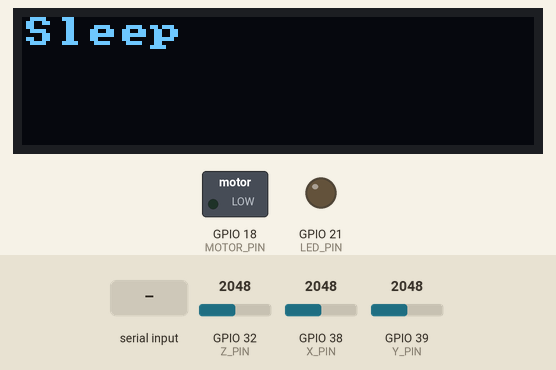
This sketch was run on a simulated ESP32. On the bench: 128×32 one-colour display, switched loads named in the sketch (green lamp = pin HIGH), output pins drawn as LEDs (lit = HIGH). The test bench sets the inputs (shaded band); at power-on: GPIO 32 (Z_PIN) = 2048, GPIO 38 (X_PIN) = 2048, GPIO 39 (Y_PIN) = 2048. Nothing arrives over Bluetooth unless stated; what the sketch prints to the serial monitor is not drawn.

Above: at 1.2 s.
1.3 s: "inactive_10\n" received over the second serial link
At 2.5 s:
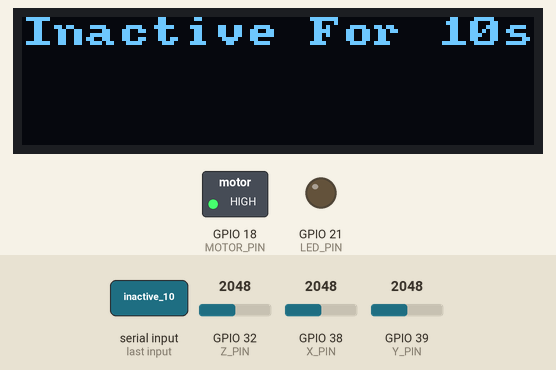
2.8 s: "off\n" received over the second serial link
At 3.1 s:
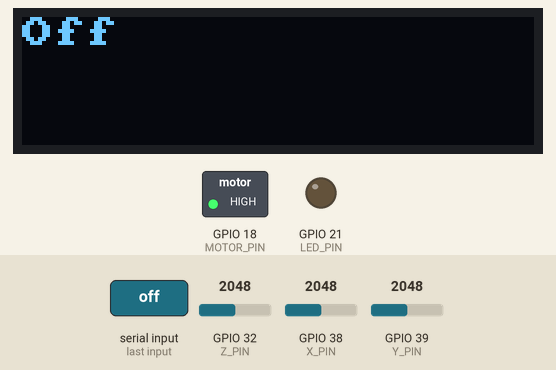
4.3 s: "on\n" received over the second serial link
At 5.5 s:
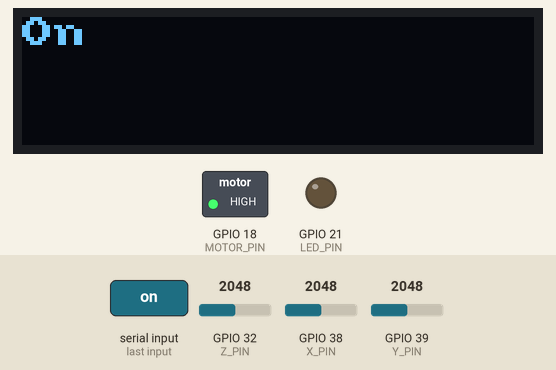
5.8 s: "active\n" received over the second serial link
At 6.8 s:
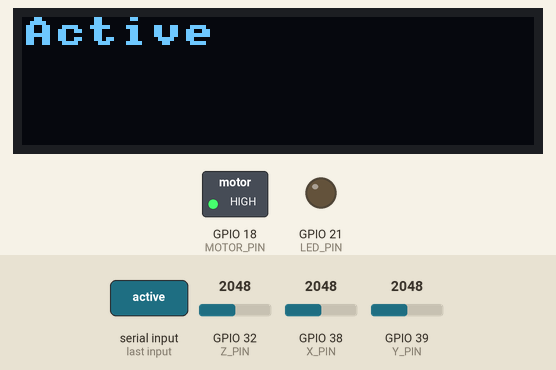
7.3 s: "inactive_5\n" received over the second serial link
At 8.2 s:
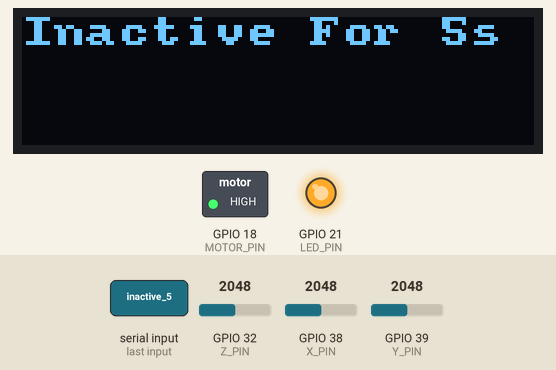
Timing chart, 0 to 9.8 s (numbered marks = the images above; inputs shaded):
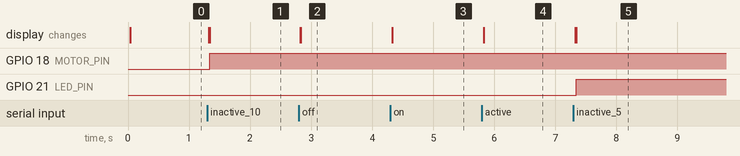

Measured:
- after the input at 1.3 s, GPIO 18 (MOTOR_PIN): LOW → HIGH at once; the display: first changes at once (image 1 shows a later state)
- after the input at 2.8 s, the display: first changes at once (image 2 shows a later state)
- after the input at 4.3 s, the display: first changes at once (image 3 shows a later state)
- after the input at 5.8 s, the display: first changes at once (image 4 shows a later state)
- after the input at 7.3 s, GPIO 21 (LED_PIN): LOW → HIGH at once; the display: first changes at once (image 5 shows a later state)

The sketch:

Challenge2IdleDetector.ino
```cpp
int sampleTime = 0; // Time of last sample (in Sampling tab)
int ax = 0; int ay = 0; int az = 0; // Acceleration (from readAccelSensor())
bool sending;

int LED_PIN = 21;
int LED = LOW;
int period;
int on_period = 500;
int off_period = 500;

unsigned long start_time;
unsigned long current_time;

void setup() {
  setupAccelSensor();
  setupCommunication();
  setupDisplay();
  setupMotor();
  sending = false;
  writeDisplay("Sleep", 0, true);
  Serial.begin(9600);
  start_time = millis();
  pinMode(LED_PIN, OUTPUT);
}

void loop() {
  //Commands: off, active, inactive_5, inactive_10
  String command = receiveMessage();
  current_time = millis();

  if(command == "off") {
    sending = true;
    writeDisplay("Off", 0, true);
  }
  else if(command == "on"){
    sending = true;
    writeDisplay("On", 0 , true);
  }
  else if(command == "active"){
    sending = true;
    writeDisplay("Active", 0, true);
  }
  else if(command == "inactive_5"){
    sending = true;
    writeDisplay("Inactive For 5s", 0, true);
    if(current_time - start_time >= period){
      start_time = millis();

      if(LED == LOW){
        LED = HIGH;
        period = on_period;
      }
      else{
        LED = LOW;
        period = off_period;
      }
    }
    digitalWrite(LED_PIN, LED);

  }
  else if(command == "inactive_10"){
    digitalWrite(LED_PIN, LOW);
    sending = true;
    writeDisplay("Inactive For 10s", 0 , true);
    Serial.println(current_time - start_time);
    if(current_time - start_time < 1500){
      activateMotor(255);
    }
    else{
      deactivateMotor();
    }
  }

  if(sending && sampleSensors()) {
    String response = String(sampleTime) + ",";
    response += String(ax) + "," + String(ay) + "," + String(az);
    sendMessage(response);
  }
}
```

Accelerometer.ino
```cpp
const int X_PIN = A2;
const int Y_PIN = A3;
const int Z_PIN = A4;

void setupAccelSensor(){
  pinMode(X_PIN, INPUT);
  pinMode(Y_PIN, INPUT);
  pinMode(Z_PIN, INPUT);
}

void readAccelSensor(){
  ax = analogRead(X_PIN);
  ay = analogRead(Y_PIN);
  az = analogRead(Z_PIN);
}
```

Communication.ino
```cpp
/*
 * Precompiler directive elegance: 0 == Serial, 1 == Bluetooth
 */
#define USE_BT 1

/*
 * This block allows us to use "Ser" throughout our codebase.
 * This makes the code to be protocol-agnostic.
 * Whether using Bluetooth or USB Serial, we will reference it as Ser.
 */
#if USE_BT
  #include "BluetoothSerial.h"
  BluetoothSerial BTSerial;     // instantiate a BT object
  #define Ser BTSerial          // substitute Ser for SerialBT
#else
  #define Ser Serial            // substitute Ser for Serial
#endif

/*
 * Initialize the communication protocol (either HW Serial or BT)
 */
void setupCommunication() {
  #if USE_BT
    Ser.begin("Jean Gorby's ESP32"); // any unique name for BT
  #else
    Ser.begin(115200);
  #endif
}

/*
 * Receive a message one character at a time, stopping at a newline ('\n')
 */
String receiveMessage() {
  String message = "";
  if (Ser.available() > 0) {
    while (true) {
      char c = Ser.read();
      if (c != char(-1)) {
        if (c == '\n')
          break;
        message += c;
      }
    }
  }
  return message;
}

/*
 * Send a message over the communication protocol
 */
void sendMessage(String message) {
  Ser.println(message);
}
```

Display.ino
```cpp
// OLED Library includes
#include "U8x8lib.h" // include the fast graphics library
#include "Wire.h"    // include the I2C library

/*
 * Instantiate the display object "oled" and reset it using the
 * predefined argument "U8X8_PIN_NONE"
 * NOTE: if you have trouble with this constructor call, your OS
 * might require that you specify the I2C pins (22 and 23) as
 * arguments. If that is the case, you would change the call to this:
 * U8X8_SSD1306_128X32_UNIVISION_HW_I2C oled(U8X8_PIN_NONE, 22, 23);
 */
U8X8_SSD1306_128X32_UNIVISION_HW_I2C oled(U8X8_PIN_NONE);
// U8X8_SSD1306_128X32_UNIVISION_HW_I2C oled(U8X8_PIN_NONE, 22, 23);

// Clear the display no more than once per second
const int MAX_REFRESH = 1000;
unsigned long lastClear = 0;

void setupDisplay() {
    oled.begin(); // Initializes u8x8 object
    oled.setPowerSave(0); // Makes sure OLED doesn't go to sleep
    oled.setFont(u8x8_font_amstrad_cpc_extended_r); // Set the font
    oled.setCursor(0, 0); //Sets the cursor at the top left corner
}

/*
 * A function to write a message on the OLED display.
 * The "row" argument specifies which row to print on: [0,1,2,3].
 * The "erase" argument specifies if the display should be cleared.
 */
void writeDisplay(const char * message, int row, bool erase) {
    unsigned long now = millis();
    //if erase is true and it's been longer than MAX_REFRESH (1s)
    if(erase && (millis() - lastClear >= MAX_REFRESH)) {
        oled.clearDisplay();
        lastClear = now;
    }
    oled.setCursor(0, row);
    oled.print(message);
}

/*
 * A function to write a CSV message on multiple lines on the OLED.
 * The "commaCount" argument says how many commas are in the String.
 * NOTE: The OLED can only display 4 lines (a maximum of 3 commas).
 */
void writeDisplayCSV(String message, int commaCount) {
     int startIndex = 0;
     for(int i=0; i<=commaCount; i++) {
          // find the index of the comma and store it in startIndex
          int index = message.indexOf(',', startIndex);

          // take everything in the string up until the comma
          String subMessage = message.substring(startIndex, index);

          startIndex = index + 1; // skip over the comma

          // Write the substring onto the OLED!
          writeDisplay(subMessage.c_str(), i, false);
     }
}
```

Motor.ino
```cpp
// setting PWM properties
const int pwmFrequency = 5000;  // Set the PWM frequency to 5KHz
const int pwmChannel = 0;       // Use PWM channel 0
const int pwmBitResolution = 8; // Set a PWM resolution of 8 bits

// define pin for PWM
const int MOTOR_PIN = 18;

void setupMotor(){
  // configure PWM on a specific pwmChannel
    ledcSetup (pwmChannel, pwmFrequency, pwmBitResolution);
    // attach the pwmChannel to the output GPIO to be controlled
    ledcAttachPin(MOTOR_PIN, pwmChannel);
}

void activateMotor(int motorPower){
  ledcWrite(pwmChannel, motorPower);
}

void deactivateMotor(){
  ledcWrite(pwmChannel, 0);
}
```

Sampling.ino
```cpp
int sampleRate = 100;                  // Sensor reading Frequency (Hz)
unsigned long sampleDelay = 1e6/sampleRate; //Time(μs) between samples
unsigned long timeStart = 0;              //Start time timing variable
unsigned long timeEnd = 0;                  //End time timing variable

bool sampleSensors() {
  timeEnd = micros();
  if(timeEnd - timeStart >= sampleDelay) {
    // displaySampleRate(timeEnd);
    timeStart = timeEnd;

    // Read the sensors and store their outputs in global variables
    sampleTime = millis();
    readAccelSensor();     // values stored in "ax", "ay", and "az"
    return true;
  }

  return false;
}

void displaySampleRate(unsigned long currentTime){
  int nSamples = 100;
  static int count = 0;
  static unsigned long lastTime = 0;

  count++;
  if(count == nSamples) {
    double avgRate = nSamples * 1e6 / (currentTime - lastTime);
    String message = String(avgRate) + " Hz";
    writeDisplay(message.c_str(), 3, false);

      // reset
    count = 0;
    lastTime = currentTime;
  }

}
```
